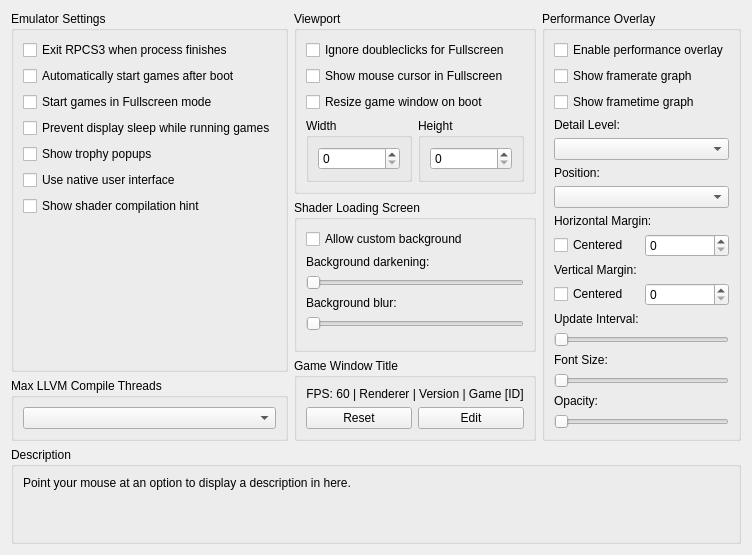
     <widget class="QWidget" name="emulatorTab">
      <attribute name="title">
       <string>Emulator</string>
      </attribute>
      <layout class="QVBoxLayout" name="emulatorTab_layout">
       <item>
        <layout class="QHBoxLayout" name="emulatorTabLayout" stretch="1,1,1">
         <item>
          <layout class="QVBoxLayout" name="emulatorTabLayoutLeft">
           <item>
            <widget class="QGroupBox" name="gb_emu_settings">
             <property name="title">
              <string>Emulator Settings</string>
             </property>
             <layout class="QVBoxLayout" name="gb_emu_settings_layout">
              <item>
               <widget class="QCheckBox" name="exitOnStop">
                <property name="text">
                 <string>Exit RPCS3 when process finishes</string>
                </property>
               </widget>
              </item>
              <item>
               <widget class="QCheckBox" name="alwaysStart">
                <property name="text">
                 <string>Automatically start games after boot</string>
                </property>
               </widget>
              </item>
              <item>
               <widget class="QCheckBox" name="startGameFullscreen">
                <property name="text">
                 <string>Start games in Fullscreen mode</string>
                </property>
               </widget>
              </item>
              <item>
               <widget class="QCheckBox" name="preventDisplaySleep">
                <property name="text">
                 <string>Prevent display sleep while running games</string>
                </property>
               </widget>
              </item>
              <item>
               <widget class="QCheckBox" name="showTrophyPopups">
                <property name="text">
                 <string>Show trophy popups</string>
                </property>
               </widget>
              </item>
              <item>
               <widget class="QCheckBox" name="useNativeInterface">
                <property name="text">
                 <string>Use native user interface</string>
                </property>
               </widget>
              </item>
              <item>
               <widget class="QCheckBox" name="showShaderCompilationHint">
                <property name="text">
                 <string>Show shader compilation hint</string>
                </property>
               </widget>
              </item>
              <item>
               <spacer name="emulatorTabSpacerLeft">
                <property name="orientation">
                 <enum>Qt::Vertical</enum>
                </property>
                <property name="sizeType">
                 <enum>QSizePolicy::MinimumExpanding</enum>
                </property>
                <property name="sizeHint" stdset="0">
                 <size>
                  <width>0</width>
                  <height>0</height>
                 </size>
                </property>
               </spacer>
              </item>
             </layout>
            </widget>
           </item>
           <item>
            <widget class="QGroupBox" name="gb_max_llvm">
             <property name="title">
              <string>Max LLVM Compile Threads</string>
             </property>
             <layout class="QVBoxLayout" name="gb_max_llvm_layout">
              <item>
               <widget class="QComboBox" name="maxLLVMThreads"/>
              </item>
             </layout>
            </widget>
           </item>
          </layout>
         </item>
         <item>
          <layout class="QVBoxLayout" name="emulatorTabLayoutMiddle">
           <item>
            <widget class="QGroupBox" name="gb_viewport">
             <property name="title">
              <string>Viewport</string>
             </property>
             <layout class="QVBoxLayout" name="gb_viewport_layout">
              <item>
               <widget class="QCheckBox" name="gs_disableMouse">
                <property name="text">
                 <string>Ignore doubleclicks for Fullscreen</string>
                </property>
               </widget>
              </item>
              <item>
               <widget class="QCheckBox" name="gs_showMouseInFullscreen">
                <property name="text">
                 <string>Show mouse cursor in Fullscreen </string>
                </property>
               </widget>
              </item>
              <item>
               <widget class="QCheckBox" name="gs_resizeOnBoot">
                <property name="text">
                 <string>Resize game window on boot</string>
                </property>
               </widget>
              </item>
              <item>
               <layout class="QHBoxLayout" name="gs_resolution_layout">
                <item>
                 <widget class="QGroupBox" name="gb_gs_width">
                  <property name="title">
                   <string>Width</string>
                  </property>
                  <layout class="QVBoxLayout" name="gb_gs_width_layout">
                   <item>
                    <widget class="QSpinBox" name="gs_width">
                     <property name="accelerated">
                      <bool>true</bool>
                     </property>
                     <property name="correctionMode">
                      <enum>QAbstractSpinBox::CorrectToNearestValue</enum>
                     </property>
                     <property name="keyboardTracking">
                      <bool>false</bool>
                     </property>
                     <property name="minimum">
                      <number>0</number>
                     </property>
                     <property name="maximum">
                      <number>9999</number>
                     </property>
                     <property name="value">
                      <number>0</number>
                     </property>
                    </widget>
                   </item>
                  </layout>
                 </widget>
                </item>
                <item>
                 <widget class="QGroupBox" name="gb_gs_height">
                  <property name="title">
                   <string>Height</string>
                  </property>
                  <layout class="QVBoxLayout" name="gb_gs_height_layout">
                   <item>
                    <widget class="QSpinBox" name="gs_height">
                     <property name="frame">
                      <bool>true</bool>
                     </property>
                     <property name="accelerated">
                      <bool>true</bool>
                     </property>
                     <property name="correctionMode">
                      <enum>QAbstractSpinBox::CorrectToNearestValue</enum>
                     </property>
                     <property name="keyboardTracking">
                      <bool>false</bool>
                     </property>
                     <property name="minimum">
                      <number>0</number>
                     </property>
                     <property name="maximum">
                      <number>9999</number>
                     </property>
                     <property name="value">
                      <number>0</number>
                     </property>
                    </widget>
                   </item>
                  </layout>
                 </widget>
                </item>
               </layout>
              </item>
             </layout>
            </widget>
           </item>
           <item>
            <widget class="QGroupBox" name="gb_shader_load">
             <property name="title">
              <string>Shader Loading Screen</string>
             </property>
             <layout class="QVBoxLayout" name="gb_shader_load_layout">
              <item>
               <widget class="QCheckBox" name="shaderLoadBgEnabled">
                <property name="text">
                 <string>Allow custom background</string>
                </property>
               </widget>
              </item>
              <item>
               <widget class="QLabel" name="label_shaderLoadBgDarkening">
                <property name="text">
                 <string>Background darkening:</string>
                </property>
               </widget>
              </item>
              <item>
               <widget class="QSlider" name="shaderLoadBgDarkening">
                <property name="orientation">
                 <enum>Qt::Horizontal</enum>
                </property>
               </widget>
              </item>
              <item>
               <widget class="QLabel" name="label_shaderLoadBgBlur">
                <property name="text">
                 <string>Background blur:</string>
                </property>
               </widget>
              </item>
              <item>
               <widget class="QSlider" name="shaderLoadBgBlur">
                <property name="orientation">
                 <enum>Qt::Horizontal</enum>
                </property>
               </widget>
              </item>
              <item>
               <spacer name="spacer_shader_load">
                <property name="orientation">
                 <enum>Qt::Vertical</enum>
                </property>
                <property name="sizeType">
                 <enum>QSizePolicy::MinimumExpanding</enum>
                </property>
                <property name="sizeHint" stdset="0">
                 <size>
                  <width>0</width>
                  <height>0</height>
                 </size>
                </property>
               </spacer>
              </item>
             </layout>
            </widget>
           </item>
           <item>
            <widget class="QGroupBox" name="gb_game_window_title">
             <property name="title">
              <string>Game Window Title</string>
             </property>
             <layout class="QVBoxLayout" name="layout_gb_game_window_title">
              <item>
               <widget class="QLabel" name="label_game_window_title_format">
                <property name="text">
                 <string notr="true">FPS: 60 | Renderer | Version | Game [ID]</string>
                </property>
                <property name="alignment">
                 <set>Qt::AlignCenter</set>
                </property>
               </widget>
              </item>
              <item>
               <layout class="QHBoxLayout" name="layout_buttons_game_window_title">
                <item>
                 <widget class="QPushButton" name="reset_button_game_window_title_format">
                  <property name="toolTip">
                   <string>Reset the game window title to default</string>
                  </property>
                  <property name="text">
                   <string>Reset</string>
                  </property>
                 </widget>
                </item>
                <item>
                 <widget class="QPushButton" name="edit_button_game_window_title_format">
                  <property name="toolTip">
                   <string>Edit the game window title</string>
                  </property>
                  <property name="text">
                   <string>Edit</string>
                  </property>
                 </widget>
                </item>
               </layout>
              </item>
             </layout>
            </widget>
           </item>
          </layout>
         </item>
         <item>
          <layout class="QVBoxLayout" name="emulatorTabLayoutRight">
           <item>
            <widget class="QGroupBox" name="gb_performance_overlay">
             <property name="title">
              <string>Performance Overlay</string>
             </property>
             <layout class="QVBoxLayout" name="gb_performance_overlay_layout">
              <item>
               <widget class="QCheckBox" name="perfOverlayEnabled">
                <property name="text">
                 <string>Enable performance overlay</string>
                </property>
               </widget>
              </item>
              <item>
               <widget class="QCheckBox" name="perfOverlayFramerateGraphEnabled">
                <property name="text">
                 <string>Show framerate graph</string>
                </property>
               </widget>
              </item>
              <item>
               <widget class="QCheckBox" name="perfOverlayFrametimeGraphEnabled">
                <property name="text">
                 <string>Show frametime graph</string>
                </property>
               </widget>
              </item>
              <item>
               <widget class="QWidget" name="perf_overlay_detail_level" native="true">
                <layout class="QVBoxLayout" name="layout_perf_overlay_detail_level">
                 <property name="leftMargin">
                  <number>0</number>
                 </property>
                 <property name="topMargin">
                  <number>0</number>
                 </property>
                 <property name="rightMargin">
                  <number>0</number>
                 </property>
                 <property name="bottomMargin">
                  <number>0</number>
                 </property>
                 <item>
                  <widget class="QLabel" name="label_detail_level">
                   <property name="text">
                    <string>Detail Level:</string>
                   </property>
                  </widget>
                 </item>
                 <item>
                  <widget class="QComboBox" name="perfOverlayDetailLevel"/>
                 </item>
                </layout>
               </widget>
              </item>
              <item>
               <widget class="QWidget" name="perf_overlay_position" native="true">
                <layout class="QVBoxLayout" name="layout_perf_overlay_position">
                 <property name="leftMargin">
                  <number>0</number>
                 </property>
                 <property name="topMargin">
                  <number>0</number>
                 </property>
                 <property name="rightMargin">
                  <number>0</number>
                 </property>
                 <property name="bottomMargin">
                  <number>0</number>
                 </property>
                 <item>
                  <widget class="QLabel" name="label_position">
                   <property name="text">
                    <string>Position:</string>
                   </property>
                  </widget>
                 </item>
                 <item>
                  <widget class="QComboBox" name="perfOverlayPosition"/>
                 </item>
                </layout>
               </widget>
              </item>
              <item>
               <widget class="QLabel" name="label_margin_x">
                <property name="text">
                 <string>Horizontal Margin:</string>
                </property>
               </widget>
              </item>
              <item>
               <layout class="QHBoxLayout" name="layout_margin_x" stretch="0,0">
                <item>
                 <widget class="QCheckBox" name="perfOverlayCenterX">
                  <property name="text">
                   <string>Centered</string>
                  </property>
                 </widget>
                </item>
                <item>
                 <widget class="QSpinBox" name="perfOverlayMarginX"/>
                </item>
               </layout>
              </item>
              <item>
               <widget class="QLabel" name="label_margin_y">
                <property name="text">
                 <string>Vertical Margin:</string>
                </property>
               </widget>
              </item>
              <item>
               <layout class="QHBoxLayout" name="layout_margin_y" stretch="0,0">
                <item>
                 <widget class="QCheckBox" name="perfOverlayCenterY">
                  <property name="text">
                   <string>Centered</string>
                  </property>
                 </widget>
                </item>
                <item>
                 <widget class="QSpinBox" name="perfOverlayMarginY"/>
                </item>
               </layout>
              </item>
              <item>
               <widget class="QWidget" name="perf_overlay_update_interval" native="true">
                <layout class="QVBoxLayout" name="layout_perf_overlay_update_interval">
                 <property name="leftMargin">
                  <number>0</number>
                 </property>
                 <property name="topMargin">
                  <number>0</number>
                 </property>
                 <property name="rightMargin">
                  <number>0</number>
                 </property>
                 <property name="bottomMargin">
                  <number>0</number>
                 </property>
                 <item>
                  <widget class="QLabel" name="label_update_interval">
                   <property name="text">
                    <string>Update Interval:</string>
                   </property>
                  </widget>
                 </item>
                 <item>
                  <widget class="QSlider" name="perfOverlayUpdateInterval">
                   <property name="singleStep">
                    <number>10</number>
                   </property>
                   <property name="pageStep">
                    <number>100</number>
                   </property>
                   <property name="orientation">
                    <enum>Qt::Horizontal</enum>
                   </property>
                  </widget>
                 </item>
                </layout>
               </widget>
              </item>
              <item>
               <widget class="QWidget" name="perf_overlay_font_size" native="true">
                <layout class="QVBoxLayout" name="layout_perf_overlay_font_size">
                 <property name="leftMargin">
                  <number>0</number>
                 </property>
                 <property name="topMargin">
                  <number>0</number>
                 </property>
                 <property name="rightMargin">
                  <number>0</number>
                 </property>
                 <property name="bottomMargin">
                  <number>0</number>
                 </property>
                 <item>
                  <widget class="QLabel" name="label_font_size">
                   <property name="text">
                    <string>Font Size: </string>
                   </property>
                  </widget>
                 </item>
                 <item>
                  <widget class="QSlider" name="perfOverlayFontSize">
                   <property name="orientation">
                    <enum>Qt::Horizontal</enum>
                   </property>
                  </widget>
                 </item>
                </layout>
               </widget>
              </item>
              <item>
               <widget class="QWidget" name="perf_overlay_opacity" native="true">
                <layout class="QVBoxLayout" name="layout_perf_overlay_opacity">
                 <property name="leftMargin">
                  <number>0</number>
                 </property>
                 <property name="topMargin">
                  <number>0</number>
                 </property>
                 <property name="rightMargin">
                  <number>0</number>
                 </property>
                 <property name="bottomMargin">
                  <number>0</number>
                 </property>
                 <item>
                  <widget class="QLabel" name="label_opacity">
                   <property name="text">
                    <string>Opacity:</string>
                   </property>
                  </widget>
                 </item>
                 <item>
                  <widget class="QSlider" name="perfOverlayOpacity">
                   <property name="orientation">
                    <enum>Qt::Horizontal</enum>
                   </property>
                  </widget>
                 </item>
                </layout>
               </widget>
              </item>
              <item>
               <spacer name="emulatorTabSpacerRight">
                <property name="orientation">
                 <enum>Qt::Vertical</enum>
                </property>
                <property name="sizeType">
                 <enum>QSizePolicy::MinimumExpanding</enum>
                </property>
                <property name="sizeHint" stdset="0">
                 <size>
                  <width>0</width>
                  <height>0</height>
                 </size>
                </property>
               </spacer>
              </item>
             </layout>
            </widget>
           </item>
          </layout>
         </item>
        </layout>
       </item>
       <item>
        <spacer name="emulatorTabSpacer">
         <property name="orientation">
          <enum>Qt::Vertical</enum>
         </property>
         <property name="sizeType">
          <enum>QSizePolicy::MinimumExpanding</enum>
         </property>
         <property name="sizeHint" stdset="0">
          <size>
           <width>0</width>
           <height>0</height>
          </size>
         </property>
        </spacer>
       </item>
       <item>
        <widget class="QGroupBox" name="gb_description_emulator">
         <property name="title">
          <string>Description</string>
         </property>
         <layout class="QVBoxLayout" name="gb_description_emulator_layout">
          <item>
           <widget class="QLabel" name="description_emulator">
            <property name="text">
             <string>Point your mouse at an option to display a description in here.


</string>
            </property>
            <property name="textFormat">
             <enum>Qt::PlainText</enum>
            </property>
            <property name="alignment">
             <set>Qt::AlignLeading|Qt::AlignLeft|Qt::AlignTop</set>
            </property>
            <property name="wordWrap">
             <bool>true</bool>
            </property>
           </widget>
          </item>
         </layout>
        </widget>
       </item>
      </layout>
     </widget>
